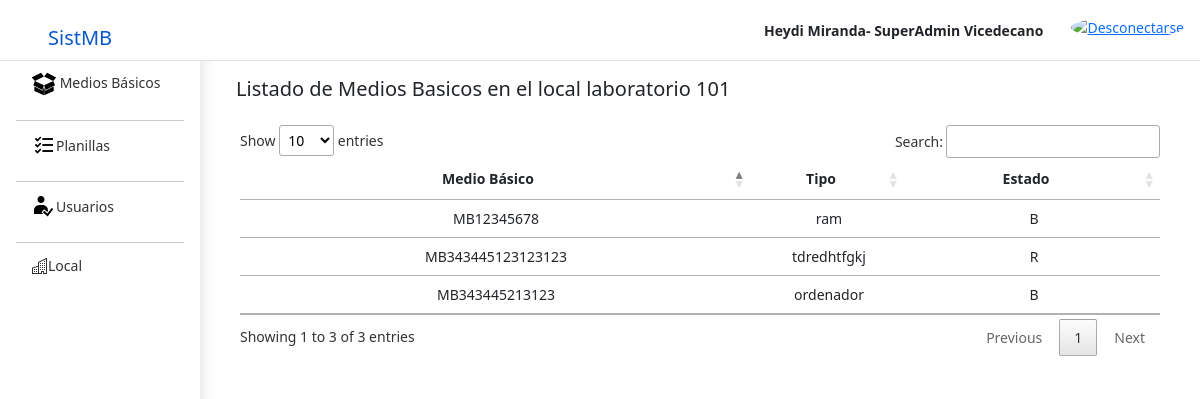
/Planilla/detalles/11/ (signed in), run on the app's committed database.
### app/models.py (models this page shows, shortened)
class User(AbstractBaseUser, PermissionsMixin):
    username = models.CharField(max_length=255, unique=True, validators=[validate_username])
    name = models.CharField(max_length=255 , validators=[validate_name])
    apellidos = models.CharField(max_length=255 , validators=[validate_name])
    ci = models.CharField(max_length=11, unique=True, null=False, blank=False, validators=[validate_ci])
    tfno = models.CharField(max_length=50 , validators=[tfno_regex])
    is_active = models.BooleanField(default=True)
    is_staff = models.BooleanField(default=False)
    objects = OwnUserManager()
    USERNAME_FIELD = 'username'
    REQUIRED_FIELDS = ['name', 'apellidos', 'ci', 'tfno']
    def has_perm(self, perm, obj=None):
        return True
    @property
    def if_staff(self):
        return self.is_staff

class Local(models.Model):
    nombre = models.CharField(max_length=255)
    tipo = models.CharField(max_length=255,choices=tipo.choices)

class MedioBasico(models.Model):
    mb = models.CharField(max_length=255, validators=[validate_mb])
    tipo = models.CharField(max_length=15,null=False,blank=False)
    local = models.ForeignKey(Local, on_delete = models.CASCADE)
    estado = models.CharField(max_length=255, verbose_name='estado',
                                     choices=estado.choices, null=False, blank=False)

### app/views.py (the view)
@login_required
@permission_required('app.view_mediobasico', raise_exception=True)
@Vicedecano
def details(request,pk):
    local = Local.objects.get(pk=pk )
    context = {}
    context['title'] = local.nombre
    context['object_list'] = MedioBasico.objects.filter(local=local)
    return render(request, 'planilla/index_detail.html', context)

### app/decorador.py (called while the page is built)
def Vicedecano(function=None, redirect_field_name=REDIRECT_FIELD_NAME, login_url='login'):
    group = Group.objects.filter(name="Vicedecano").first()
    actual_decorator = user_passes_test(
        lambda u: u.is_active and (group in u.groups.all()) or u.is_superuser,
        login_url=login_url,
        redirect_field_name=redirect_field_name
    )
    if function:
        return actual_decorator(function)
    return actual_decorator

### app/templatetags/grupo_tag.py (called while the page is built)
@register.filter(name='has_group')
def has_group(user, group_name):
    group = Group.objects.filter(name=group_name)
    if group:
        group = group.first()
        return group in user.groups.all()
    else:
        return False

### app/templates/planilla/index_detail.html (shortened to what this page needs)
{% extends "base.html" %}
{% load static %}
{% block styles %}
    <link rel="stylesheet" href="{% static 'css/dashboard/dashboard.css' %}">
{% endblock styles %}
{% block content %}
    {% include "header.html" %}
    <div class="container-fluid">
        <div class="row">
            {% include "sidebar.html" %}
            <main class="col-md-9 ms-sm-auto col-lg-10 px-md-4 pb-5 scrollarea">
                <div class="container mt-3 ">
                    <h1 class="fs-5">Listado de Medios Basicos en el local {{title}}</h1>
                </div>
                <div class="card border-0">
                    <div class="card-body">
                        <div class="table-responsive">
                            <table id="planillaTable" class="table table-hover table-sm ">
                                <thead>
                                <tr>
                                    <th scope="col" class="text-center" style="width: 50%">Medio Básico</th>
                                    <th scope="col" class="text-center" style="width: 15%">Tipo</th>
                                    <th scope="col" class="text-center" style="width: 25%">Estado</th>
                                </tr>
                                </thead>
                                <tbody>
                                {% for medios in object_list %}
                                    <tr>
                                        <td class="text-center">{{ medios.mb | escape }}</td>
                                        <td class="text-center">{{ medios.tipo | escape }}</td>
                                        <td class="text-center">{{ medios.estado | escape }}</td>
                                    </tr>
                                {% endfor %}
                                </tbody>
                            </table>
                        </div>
                    </div>
                </div>
            </div>
    </div>
{% endblock content %}

### app/templates/header.html (shortened to what this page needs)
{% load static %}
{% load grupo_tag %}
<header id="header" class="navbar sticky-top bg-white   flex-md-nowrap pe-3 py-0 align-items-center border-bottom ">
    <a class="logo  col-md-3 col-lg-2  ps-5 align-items-center fs-1 text-decoration-none" href="{% url 'principal' %}"> <span
            class="h5">SistMB</span></a>
    <div class="navbar-nav">
        <div class="nav-item text-nowrap d-flex flex-wrap align-items-center">
            <ul class="nav mb-md-0 ">
                <li>
                    <div class="p-1">
                        <span class="me-2"><strong>{{request.user.name}} {{request.user.apellidos}}-
                            {%if request.user.if_staff%}
                            SuperAdmin
                            {%endif%}
                            {%if request.user|has_group:"Vicedecano"%}
                            Vicedecano
                            {%endif%}
                        </strong></span>
                    </div>
                </li>
                <li class="ms-3">
                    <a class="" href="{% url 'logout' %}" id="logout" title="Salir">
                        <img src=" {% static  'imag/bootstrap-icons/power.svg' %}" alt="Desconectarse"
                             class="rounded-circle" width="24" height="24">
                    </a>
                </li>
            </ul>
        </div>
    </div>
</header>

### app/static/css/sidebars.css (style rules this page uses)
.scrollarea { overflow-y: auto; }

### app/static/css/dashboard/dashboard.css (style rules this page uses)
body { font-size: .875rem; }

### data on the page
User: user.name "Heydi", user.apellidos "Miranda"
Local: nombre "laboratorio 101"
MedioBasico: mb "MB12345678", tipo "ram", estado "B"
MedioBasico: mb "MB343445213123", tipo "ordenador", estado "B"
MedioBasico: mb "MB343445123123123", tipo "tdredhtfgkj", estado "R"
